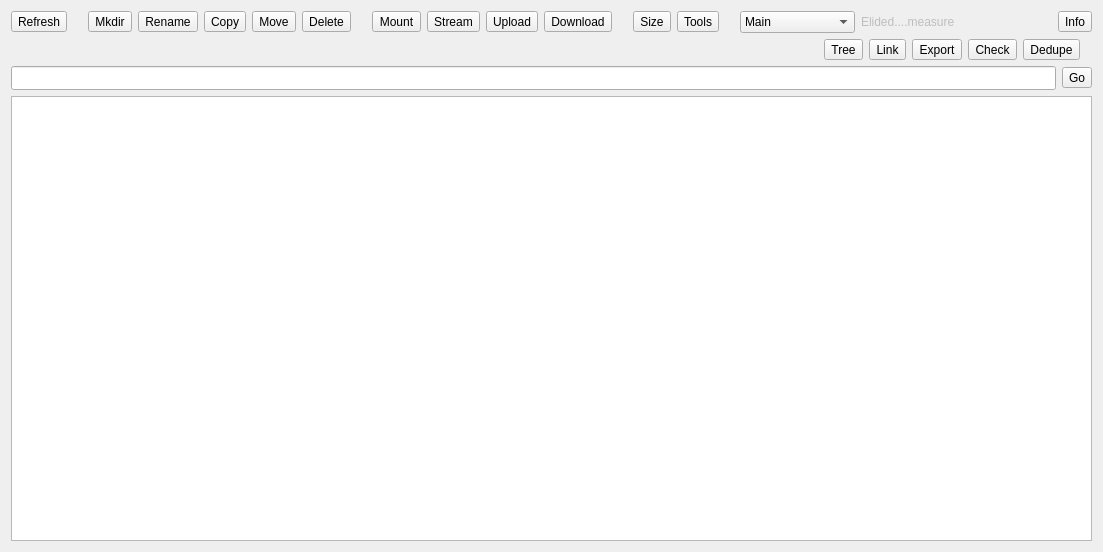
<?xml version="1.0" encoding="UTF-8"?>
<ui version="4.0">
 <class>RemoteWidget</class>
 <widget class="QWidget" name="RemoteWidget">
  <property name="geometry">
   <rect>
    <x>0</x>
    <y>0</y>
    <width>1103</width>
    <height>552</height>
   </rect>
  </property>
  <property name="windowTitle">
   <string>Form</string>
  </property>
  <layout class="QHBoxLayout" name="horizontalLayout">
   <item>
    <widget class="QSplitter" name="splitter">
     <property name="orientation">
      <enum>Qt::Horizontal</enum>
     </property>
     <property name="childrenCollapsible">
      <bool>false</bool>
     </property>
     <widget class="QWidget" name="layout" native="true">
      <layout class="QVBoxLayout" name="verticalLayout">
       <property name="leftMargin">
        <number>0</number>
       </property>
       <property name="topMargin">
        <number>0</number>
       </property>
       <property name="rightMargin">
        <number>0</number>
       </property>
       <property name="bottomMargin">
        <number>0</number>
       </property>
       <item alignment="Qt::AlignVCenter">
        <widget class="QWidget" name="buttons" native="true">
         <layout class="QHBoxLayout" name="horizontalLayout_2">
          <property name="leftMargin">
           <number>0</number>
          </property>
          <property name="topMargin">
           <number>0</number>
          </property>
          <property name="rightMargin">
           <number>0</number>
          </property>
          <property name="bottomMargin">
           <number>0</number>
          </property>
          <item>
           <widget class="QToolButton" name="buttonRefresh">
            <property name="text">
             <string>Refresh</string>
            </property>
            <property name="toolButtonStyle">
             <enum>Qt::ToolButtonTextUnderIcon</enum>
            </property>
           </widget>
          </item>
          <item>
           <spacer name="horizontalSpacer_3">
            <property name="orientation">
             <enum>Qt::Horizontal</enum>
            </property>
            <property name="sizeType">
             <enum>QSizePolicy::Fixed</enum>
            </property>
            <property name="sizeHint" stdset="0">
             <size>
              <width>15</width>
              <height>20</height>
             </size>
            </property>
           </spacer>
          </item>
          <item>
           <widget class="QToolButton" name="buttonMkdir">
            <property name="text">
             <string>Mkdir</string>
            </property>
            <property name="toolButtonStyle">
             <enum>Qt::ToolButtonTextUnderIcon</enum>
            </property>
           </widget>
          </item>
          <item>
           <widget class="QToolButton" name="buttonRename">
            <property name="text">
             <string>Rename</string>
            </property>
            <property name="toolButtonStyle">
             <enum>Qt::ToolButtonTextUnderIcon</enum>
            </property>
           </widget>
          </item>
          <item>
           <widget class="QToolButton" name="buttonCopy">
            <property name="text">
             <string>Copy</string>
            </property>
            <property name="toolButtonStyle">
             <enum>Qt::ToolButtonTextUnderIcon</enum>
            </property>
           </widget>
          </item>
          <item>
           <widget class="QToolButton" name="buttonMove">
            <property name="text">
             <string>Move</string>
            </property>
            <property name="toolButtonStyle">
             <enum>Qt::ToolButtonTextUnderIcon</enum>
            </property>
           </widget>
          </item>
          <item>
           <widget class="QToolButton" name="buttonPurge">
            <property name="text">
             <string>Delete</string>
            </property>
            <property name="toolButtonStyle">
             <enum>Qt::ToolButtonTextUnderIcon</enum>
            </property>
           </widget>
          </item>
          <item>
           <spacer name="horizontalSpacer_4">
            <property name="orientation">
             <enum>Qt::Horizontal</enum>
            </property>
            <property name="sizeType">
             <enum>QSizePolicy::Fixed</enum>
            </property>
            <property name="sizeHint" stdset="0">
             <size>
              <width>15</width>
              <height>20</height>
             </size>
            </property>
           </spacer>
          </item>
          <item>
           <widget class="QToolButton" name="buttonMount">
            <property name="toolTip">
             <string>&lt;html&gt;&lt;head/&gt;&lt;body&gt;&lt;p&gt;&lt;span style=&quot; font-size:13pt;&quot;&gt;Mount remote&lt;/span&gt;&lt;/p&gt;&lt;p&gt;&lt;span style=&quot; font-size:13pt;&quot;&gt;rclone mount&lt;/span&gt;&lt;/p&gt;&lt;/body&gt;&lt;/html&gt;</string>
            </property>
            <property name="text">
             <string>Mount</string>
            </property>
            <property name="toolButtonStyle">
             <enum>Qt::ToolButtonTextUnderIcon</enum>
            </property>
           </widget>
          </item>
          <item>
           <widget class="QToolButton" name="buttonStream">
            <property name="text">
             <string>Stream</string>
            </property>
            <property name="toolButtonStyle">
             <enum>Qt::ToolButtonTextUnderIcon</enum>
            </property>
           </widget>
          </item>
          <item>
           <widget class="QToolButton" name="buttonUpload">
            <property name="text">
             <string>Upload</string>
            </property>
            <property name="toolButtonStyle">
             <enum>Qt::ToolButtonTextUnderIcon</enum>
            </property>
           </widget>
          </item>
          <item alignment="Qt::AlignVCenter">
           <widget class="QToolButton" name="buttonDownload">
            <property name="text">
             <string>Download</string>
            </property>
            <property name="toolButtonStyle">
             <enum>Qt::ToolButtonTextUnderIcon</enum>
            </property>
           </widget>
          </item>
          <item>
           <spacer name="horizontalSpacer_5">
            <property name="orientation">
             <enum>Qt::Horizontal</enum>
            </property>
            <property name="sizeType">
             <enum>QSizePolicy::Fixed</enum>
            </property>
            <property name="sizeHint" stdset="0">
             <size>
              <width>15</width>
              <height>20</height>
             </size>
            </property>
           </spacer>
          </item>
          <item>
           <widget class="QToolButton" name="buttonSize">
            <property name="text">
             <string>Size</string>
            </property>
            <property name="toolButtonStyle">
             <enum>Qt::ToolButtonTextUnderIcon</enum>
            </property>
           </widget>
          </item>
          <item>
           <widget class="QToolButton" name="buttonTools">
            <property name="toolTip">
             <string>Show additional tools</string>
            </property>
            <property name="statusTip">
             <string>Show additional tools</string>
            </property>
            <property name="text">
             <string>Tools</string>
            </property>
            <property name="toolButtonStyle">
             <enum>Qt::ToolButtonTextUnderIcon</enum>
            </property>
            <property name="arrowType">
             <enum>Qt::NoArrow</enum>
            </property>
           </widget>
          </item>
          <item>
           <spacer name="horizontalSpacer">
            <property name="orientation">
             <enum>Qt::Horizontal</enum>
            </property>
            <property name="sizeType">
             <enum>QSizePolicy::Fixed</enum>
            </property>
            <property name="sizeHint" stdset="0">
             <size>
              <width>15</width>
              <height>5</height>
             </size>
            </property>
           </spacer>
          </item>
          <item>
           <widget class="QComboBox" name="cb_GoogleDriveMode">
            <property name="minimumSize">
             <size>
              <width>100</width>
              <height>0</height>
             </size>
            </property>
            <property name="currentIndex">
             <number>0</number>
            </property>
            <item>
             <property name="text">
              <string>Main</string>
             </property>
            </item>
            <item>
             <property name="text">
              <string>Shared with me</string>
             </property>
            </item>
            <item>
             <property name="text">
              <string>Trash</string>
             </property>
            </item>
           </widget>
          </item>
          <item>
           <widget class="QLabel" name="elidedMeasure">
            <property name="enabled">
             <bool>false</bool>
            </property>
            <property name="text">
             <string>Elided....measure</string>
            </property>
           </widget>
          </item>
          <item>
           <spacer name="horizontalSpacer_2">
            <property name="orientation">
             <enum>Qt::Horizontal</enum>
            </property>
            <property name="sizeType">
             <enum>QSizePolicy::Fixed</enum>
            </property>
            <property name="sizeHint" stdset="0">
             <size>
              <width>5</width>
              <height>5</height>
             </size>
            </property>
           </spacer>
          </item>
          <item>
           <spacer name="spacer">
            <property name="orientation">
             <enum>Qt::Horizontal</enum>
            </property>
            <property name="sizeType">
             <enum>QSizePolicy::Expanding</enum>
            </property>
            <property name="sizeHint" stdset="0">
             <size>
              <width>20</width>
              <height>20</height>
             </size>
            </property>
           </spacer>
          </item>
          <item>
           <widget class="QToolButton" name="buttonInfo">
            <property name="text">
             <string>Info</string>
            </property>
            <property name="toolButtonStyle">
             <enum>Qt::ToolButtonTextUnderIcon</enum>
            </property>
           </widget>
          </item>
         </layout>
        </widget>
       </item>
       <item>
        <widget class="QFrame" name="frameTools">
         <property name="frameShape">
          <enum>QFrame::NoFrame</enum>
         </property>
         <property name="frameShadow">
          <enum>QFrame::Raised</enum>
         </property>
         <layout class="QHBoxLayout" name="horizontalLayout_3">
          <property name="topMargin">
           <number>0</number>
          </property>
          <property name="rightMargin">
           <number>12</number>
          </property>
          <property name="bottomMargin">
           <number>0</number>
          </property>
          <item>
           <spacer name="horizontalSpacer_6">
            <property name="orientation">
             <enum>Qt::Horizontal</enum>
            </property>
            <property name="sizeHint" stdset="0">
             <size>
              <width>40</width>
              <height>20</height>
             </size>
            </property>
           </spacer>
          </item>
          <item>
           <widget class="QToolButton" name="buttonTree">
            <property name="text">
             <string>Tree</string>
            </property>
            <property name="toolButtonStyle">
             <enum>Qt::ToolButtonTextUnderIcon</enum>
            </property>
           </widget>
          </item>
          <item>
           <widget class="QToolButton" name="buttonLink">
            <property name="text">
             <string>Link</string>
            </property>
            <property name="toolButtonStyle">
             <enum>Qt::ToolButtonTextUnderIcon</enum>
            </property>
           </widget>
          </item>
          <item>
           <widget class="QToolButton" name="buttonExport">
            <property name="text">
             <string>Export</string>
            </property>
            <property name="toolButtonStyle">
             <enum>Qt::ToolButtonTextUnderIcon</enum>
            </property>
           </widget>
          </item>
          <item>
           <widget class="QToolButton" name="buttonCheck">
            <property name="text">
             <string>Check</string>
            </property>
            <property name="toolButtonStyle">
             <enum>Qt::ToolButtonTextUnderIcon</enum>
            </property>
           </widget>
          </item>
          <item>
           <widget class="QToolButton" name="buttonDedupe">
            <property name="text">
             <string>Dedupe</string>
            </property>
            <property name="toolButtonStyle">
             <enum>Qt::ToolButtonTextUnderIcon</enum>
            </property>
           </widget>
          </item>
         </layout>
        </widget>
       </item>
       <item>
        <layout class="QHBoxLayout" name="pathLayout">
         <property name="leftMargin">
          <number>0</number>
         </property>
         <property name="topMargin">
          <number>0</number>
         </property>
         <property name="rightMargin">
          <number>0</number>
         </property>
         <property name="bottomMargin">
          <number>0</number>
         </property>
         <item>
          <widget class="QLineEdit" name="path">
           <property name="sizePolicy">
            <sizepolicy hsizetype="Expanding" vsizetype="Preferred">
             <horstretch>0</horstretch>
             <verstretch>0</verstretch>
            </sizepolicy>
           </property>
           <property name="minimumSize">
            <size>
             <width>0</width>
             <height>24</height>
            </size>
           </property>
           <property name="readOnly">
            <bool>false</bool>
           </property>
          </widget>
         </item>
         <item>
          <widget class="QToolButton" name="goPath">
           <property name="toolTip">
            <string>Open the typed path</string>
           </property>
           <property name="text">
            <string>Go</string>
           </property>
           <property name="autoRaise">
            <bool>false</bool>
           </property>
          </widget>
         </item>
        </layout>
       </item>
       <item>
        <widget class="QTreeView" name="tree">
         <property name="sizePolicy">
          <sizepolicy hsizetype="Expanding" vsizetype="Expanding">
           <horstretch>0</horstretch>
           <verstretch>3</verstretch>
          </sizepolicy>
         </property>
         <property name="contextMenuPolicy">
          <enum>Qt::CustomContextMenu</enum>
         </property>
         <property name="acceptDrops">
          <bool>true</bool>
         </property>
         <property name="editTriggers">
          <set>QAbstractItemView::NoEditTriggers</set>
         </property>
         <property name="dragDropOverwriteMode">
          <bool>true</bool>
         </property>
         <property name="defaultDropAction">
          <enum>Qt::CopyAction</enum>
         </property>
         <property name="selectionMode">
          <enum>QAbstractItemView::ExtendedSelection</enum>
         </property>
         <property name="selectionBehavior">
          <enum>QAbstractItemView::SelectRows</enum>
         </property>
         <property name="uniformRowHeights">
          <bool>true</bool>
         </property>
         <property name="sortingEnabled">
          <bool>true</bool>
         </property>
         <attribute name="headerStretchLastSection">
          <bool>false</bool>
         </attribute>
        </widget>
       </item>
      </layout>
     </widget>
    </widget>
   </item>
  </layout>
  <action name="refresh">
   <property name="text">
    <string>&amp;Refresh</string>
   </property>
   <property name="toolTip">
    <string>Refresh (F5)</string>
   </property>
   <property name="shortcut">
    <string>F5</string>
   </property>
  </action>
  <action name="mount">
   <property name="text">
    <string>Mount</string>
   </property>
   <property name="toolTip">
    <string>Mount

rclone mount</string>
   </property>
  </action>
  <action name="stream">
   <property name="text">
    <string>Stream</string>
   </property>
   <property name="toolTip">
    <string>Stream file

rclone cat | player -</string>
   </property>
  </action>
  <action name="mkdir">
   <property name="text">
    <string>Mkdir</string>
   </property>
   <property name="toolTip">
    <string>New Folder (F7)

rclone mkdir</string>
   </property>
   <property name="shortcut">
    <string>F7</string>
   </property>
  </action>
  <action name="rename">
   <property name="text">
    <string>Rename</string>
   </property>
   <property name="toolTip">
    <string>Rename (F2)

rclone moveto</string>
   </property>
   <property name="shortcut">
    <string>F2</string>
   </property>
  </action>
  <action name="purge">
   <property name="text">
    <string>Delete</string>
   </property>
   <property name="toolTip">
    <string>Delete (Del)

rclone purge|delete</string>
   </property>
   <property name="shortcut">
    <string>Del</string>
   </property>
  </action>
  <action name="upload">
   <property name="text">
    <string>&amp;Upload </string>
   </property>
   <property name="toolTip">
    <string>Upload (ALT-u)</string>
   </property>
   <property name="shortcut">
    <string>Alt+U</string>
   </property>
  </action>
  <action name="download">
   <property name="text">
    <string>&amp;Download</string>
   </property>
   <property name="toolTip">
    <string>Download (ALT-d)</string>
   </property>
   <property name="shortcut">
    <string>Alt+D</string>
   </property>
  </action>
  <action name="getSize">
   <property name="text">
    <string>Size</string>
   </property>
   <property name="toolTip">
    <string>Get folder size

rclone size</string>
   </property>
  </action>
  <action name="getTree">
   <property name="text">
    <string>DirTree</string>
   </property>
   <property name="toolTip">
    <string>Show folders tree

rclone tree</string>
   </property>
  </action>
  <action name="export_">
   <property name="text">
    <string>Export</string>
   </property>
   <property name="toolTip">
    <string>Export files list</string>
   </property>
  </action>
  <action name="move">
   <property name="text">
    <string>M&amp;ove</string>
   </property>
   <property name="toolTip">
    <string>&lt;html&gt;&lt;head/&gt;&lt;body&gt;&lt;p&gt;Server side move&lt;/p&gt;&lt;p&gt;rclone move&lt;/p&gt;&lt;/body&gt;&lt;/html&gt;</string>
   </property>
  </action>
  <action name="shared">
   <property name="text">
    <string>Shared</string>
   </property>
  </action>
  <action name="link">
   <property name="text">
    <string>Link</string>
   </property>
   <property name="toolTip">
    <string>Fetch public link

rclone link</string>
   </property>
  </action>
  <action name="getInfo">
   <property name="text">
    <string>Info</string>
   </property>
   <property name="toolTip">
    <string>Get remote info

rclone about</string>
   </property>
  </action>
  <action name="actionCheck">
   <property name="text">
    <string>Check</string>
   </property>
   <property name="toolTip">
    <string>&lt;html&gt;&lt;head/&gt;&lt;body&gt;&lt;p&gt;Check remote's integrity.&lt;/p&gt;&lt;p&gt;rclone check/cryptcheck&lt;/p&gt;&lt;/body&gt;&lt;/html&gt;</string>
   </property>
  </action>
  <action name="actionTools">
   <property name="text">
    <string>Tools</string>
   </property>
   <property name="toolTip">
    <string>Show additional tools</string>
   </property>
  </action>
  <action name="actionDedupe">
   <property name="text">
    <string>Dedupe</string>
   </property>
   <property name="toolTip">
    <string>&lt;html&gt;&lt;head/&gt;&lt;body&gt;&lt;p&gt;Remove duplicated files.&lt;/p&gt;&lt;p&gt;rclone &lt;span style=&quot; font-family:'.SF NS Mono';&quot;&gt;dedupe&lt;/span&gt;&lt;/p&gt;&lt;/body&gt;&lt;/html&gt;</string>
   </property>
  </action>
  <action name="actionNewMount">
   <property name="text">
    <string>Mount</string>
   </property>
   <property name="toolTip">
    <string>&lt;html&gt;&lt;head/&gt;&lt;body&gt;&lt;p&gt;Mount remote to local filesystem&lt;/p&gt;&lt;p&gt;rclone mount&lt;/p&gt;&lt;/body&gt;&lt;/html&gt;</string>
   </property>
  </action>
  <action name="copy">
   <property name="text">
    <string>C&amp;opy</string>
   </property>
   <property name="toolTip">
    <string>&lt;html&gt;&lt;head/&gt;&lt;body&gt;&lt;p&gt;Server side copy&lt;/p&gt;&lt;p&gt;rclone copy&lt;/p&gt;&lt;/body&gt;&lt;/html&gt;</string>
   </property>
  </action>
  <action name="cleanup">
   <property name="text">
    <string>Cleanup</string>
   </property>
   <property name="toolTip">
    <string>&lt;html&gt;&lt;head/&gt;&lt;body&gt;&lt;p&gt;Clean up the remote&lt;/p&gt;&lt;p&gt;rclone cleanup&lt;/p&gt;&lt;/body&gt;&lt;/html&gt;</string>
   </property>
  </action>
  <action name="actionCopyTo">
   <property name="text">
    <string>Copy to…</string>
   </property>
   <property name="toolTip">
    <string>&lt;html&gt;&lt;head/&gt;&lt;body&gt;&lt;p&gt;Copy the file to a chosen name or place&lt;/p&gt;&lt;p&gt;rclone copyto&lt;/p&gt;&lt;/body&gt;&lt;/html&gt;</string>
   </property>
  </action>
  <action name="actionUploadFromUrl">
   <property name="text">
    <string>Upload from URL…</string>
   </property>
   <property name="toolTip">
    <string>&lt;html&gt;&lt;head/&gt;&lt;body&gt;&lt;p&gt;Upload a file from a URL&lt;/p&gt;&lt;p&gt;rclone copyurl&lt;/p&gt;&lt;/body&gt;&lt;/html&gt;</string>
   </property>
  </action>
  <action name="actionServe">
   <property name="text">
    <string>Serve…</string>
   </property>
   <property name="toolTip">
    <string>&lt;html&gt;&lt;head/&gt;&lt;body&gt;&lt;p&gt;Serve this folder over http, webdav, ftp, sftp, dlna, nfs, restic or s3&lt;/p&gt;&lt;p&gt;rclone serve&lt;/p&gt;&lt;/body&gt;&lt;/html&gt;</string>
   </property>
  </action>
  <action name="actionGoToPath">
   <property name="text">
    <string>Go to path</string>
   </property>
   <property name="toolTip">
    <string>Type a path (Ctrl+L)</string>
   </property>
   <property name="shortcut">
    <string>Ctrl+L</string>
   </property>
  </action>
 </widget>
 <tabstops>
  <tabstop>buttonRefresh</tabstop>
  <tabstop>buttonMkdir</tabstop>
  <tabstop>buttonRename</tabstop>
  <tabstop>buttonPurge</tabstop>
  <tabstop>buttonMount</tabstop>
  <tabstop>buttonStream</tabstop>
  <tabstop>buttonUpload</tabstop>
  <tabstop>buttonDownload</tabstop>
  <tabstop>path</tabstop>
  <tabstop>goPath</tabstop>
  <tabstop>tree</tabstop>
 </tabstops>
 <resources/>
 <connections>
  <connection>
   <sender>cb_GoogleDriveMode</sender>
   <signal>currentIndexChanged(int)</signal>
   <receiver>shared</receiver>
   <slot>trigger()</slot>
   <hints>
    <hint type="sourcelabel">
     <x>881</x>
     <y>27</y>
    </hint>
    <hint type="destinationlabel">
     <x>-1</x>
     <y>-1</y>
    </hint>
   </hints>
  </connection>
 </connections>
</ui>
